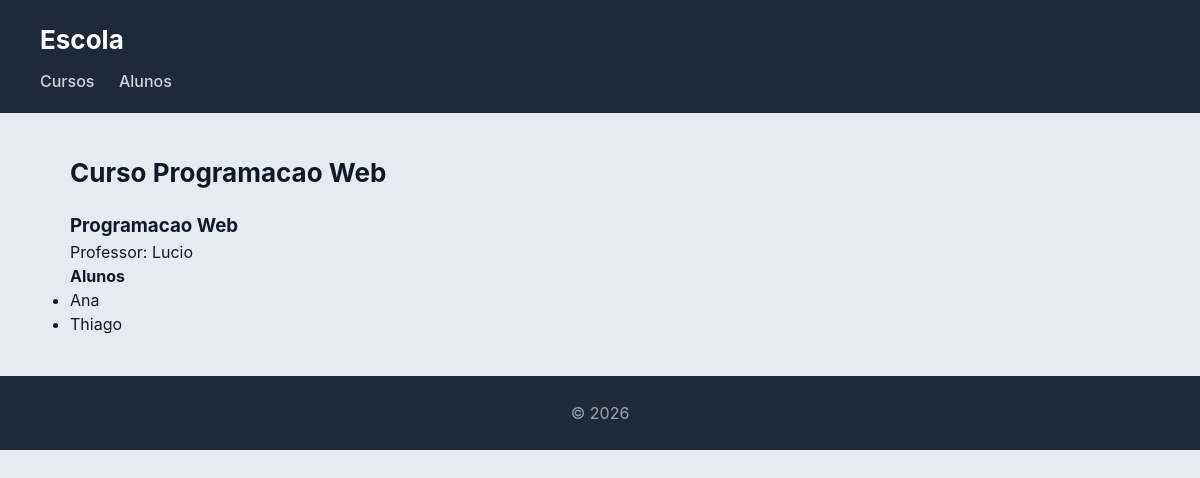
The app's page /curso/1/ with its own data.
### cursos/models.py (models this page shows, shortened)
class Curso(models.Model):
    nome = models.CharField(max_length=100)
    imagem = models.ImageField(upload_to='cursos/')
    professor = models.ForeignKey(Professor, on_delete=models.CASCADE, related_name='cursos')
    alunos = models.ManyToManyField(Aluno, related_name='cursos')
    def __str__(self):
        return self.nome

class Professor(models.Model):
    nome = models.CharField(max_length=100)
    email = models.EmailField()

class Aluno(models.Model):
    nome = models.CharField(max_length=100)
    numero = models.CharField(max_length=20, unique=True)

### cursos/views.py (the view)
# urls.py: path('curso/<int:id>/', views.curso_view, name="curso"),
def curso_view(request, id):
    curso=Curso.objects.get(id=id)
    return render(request, 'cursos/curso.html', {'curso': curso})

### cursos/templates/cursos/curso.html
{% extends "cursos/base.html" %}
{% block content %}
    <h2>Curso {{ curso }} </h2>
    <h3>{{ curso.nome }}</h3>
    <p>Professor: {{ curso.professor.nome }}</p>
    <section>
        <h4>Alunos</h4>
        <ul>
            {% for aluno in curso.alunos.all %}
                <li>{{ aluno.nome }}</li>
            {% empty %}
                <li>Sem alunos inscritos</li>
            {% endfor %}
        </ul>
    </section>
{% endblock %}

### cursos/static/cursos/styles.css (style rules this page uses)
* { box-sizing: border-box; margin: 0; padding: 0; }
body { font-family: "Inter", "Segoe UI", system-ui, -apple-system, sans-serif; background: #e6ebf2; color: #111827; line-height: 1.5; }
h2 { margin-bottom: 20px; font-size: 26px; }

### records on screen
Curso: nome "Programacao Web", professor.nome "Lucio"
Aluno: nome "Ana"
Aluno: nome "Thiago"
